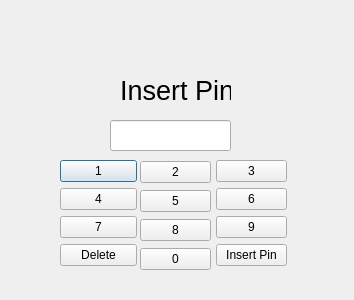
<?xml version="1.0" encoding="UTF-8"?>
<ui version="4.0">
 <class>pinui</class>
 <widget class="QDialog" name="pinui">
  <property name="geometry">
   <rect>
    <x>0</x>
    <y>0</y>
    <width>354</width>
    <height>300</height>
   </rect>
  </property>
  <property name="windowTitle">
   <string>Dialog</string>
  </property>
  <widget class="QLineEdit" name="lineEditPin">
   <property name="geometry">
    <rect>
     <x>110</x>
     <y>120</y>
     <width>121</width>
     <height>31</height>
    </rect>
   </property>
   <property name="echoMode">
    <enum>QLineEdit::EchoMode::Password</enum>
   </property>
  </widget>
  <widget class="QWidget" name="verticalLayoutWidget">
   <property name="geometry">
    <rect>
     <x>60</x>
     <y>160</y>
     <width>77</width>
     <height>110</height>
    </rect>
   </property>
   <layout class="QVBoxLayout" name="verticalLayout">
    <item>
     <widget class="QPushButton" name="num1">
      <property name="text">
       <string>1</string>
      </property>
     </widget>
    </item>
    <item>
     <widget class="QPushButton" name="num4">
      <property name="text">
       <string>4</string>
      </property>
     </widget>
    </item>
    <item>
     <widget class="QPushButton" name="num7">
      <property name="text">
       <string>7</string>
      </property>
     </widget>
    </item>
    <item>
     <widget class="QPushButton" name="delete_2">
      <property name="text">
       <string>Delete</string>
      </property>
     </widget>
    </item>
   </layout>
  </widget>
  <widget class="QWidget" name="verticalLayoutWidget_2">
   <property name="geometry">
    <rect>
     <x>140</x>
     <y>160</y>
     <width>71</width>
     <height>111</height>
    </rect>
   </property>
   <layout class="QVBoxLayout" name="verticalLayout_2">
    <item>
     <widget class="QPushButton" name="num2">
      <property name="text">
       <string>2</string>
      </property>
     </widget>
    </item>
    <item>
     <widget class="QPushButton" name="num5">
      <property name="text">
       <string>5</string>
      </property>
     </widget>
    </item>
    <item>
     <widget class="QPushButton" name="num8">
      <property name="text">
       <string>8</string>
      </property>
     </widget>
    </item>
    <item>
     <widget class="QPushButton" name="num0">
      <property name="text">
       <string>0</string>
      </property>
     </widget>
    </item>
   </layout>
  </widget>
  <widget class="QWidget" name="verticalLayoutWidget_3">
   <property name="geometry">
    <rect>
     <x>216</x>
     <y>160</y>
     <width>71</width>
     <height>110</height>
    </rect>
   </property>
   <layout class="QVBoxLayout" name="verticalLayout_3">
    <item>
     <widget class="QPushButton" name="num3">
      <property name="text">
       <string>3</string>
      </property>
     </widget>
    </item>
    <item>
     <widget class="QPushButton" name="num6">
      <property name="text">
       <string>6</string>
      </property>
     </widget>
    </item>
    <item>
     <widget class="QPushButton" name="num9">
      <property name="text">
       <string>9</string>
      </property>
     </widget>
    </item>
    <item>
     <widget class="QPushButton" name="pushButtonPIn">
      <property name="text">
       <string>Insert Pin</string>
      </property>
     </widget>
    </item>
   </layout>
  </widget>
  <widget class="QLabel" name="label">
   <property name="geometry">
    <rect>
     <x>150</x>
     <y>50</y>
     <width>37</width>
     <height>12</height>
    </rect>
   </property>
   <property name="text">
    <string/>
   </property>
  </widget>
  <widget class="QLabel" name="label_2">
   <property name="geometry">
    <rect>
     <x>120</x>
     <y>70</y>
     <width>111</width>
     <height>41</height>
    </rect>
   </property>
   <property name="text">
    <string>&lt;html&gt;&lt;head/&gt;&lt;body&gt;&lt;p&gt;&lt;span style=&quot; font-size:20pt;&quot;&gt;Insert Pin&lt;/span&gt;&lt;/p&gt;&lt;/body&gt;&lt;/html&gt;</string>
   </property>
   <property name="alignment">
    <set>Qt::AlignmentFlag::AlignCenter</set>
   </property>
  </widget>
 </widget>
 <resources/>
 <connections/>
</ui>
